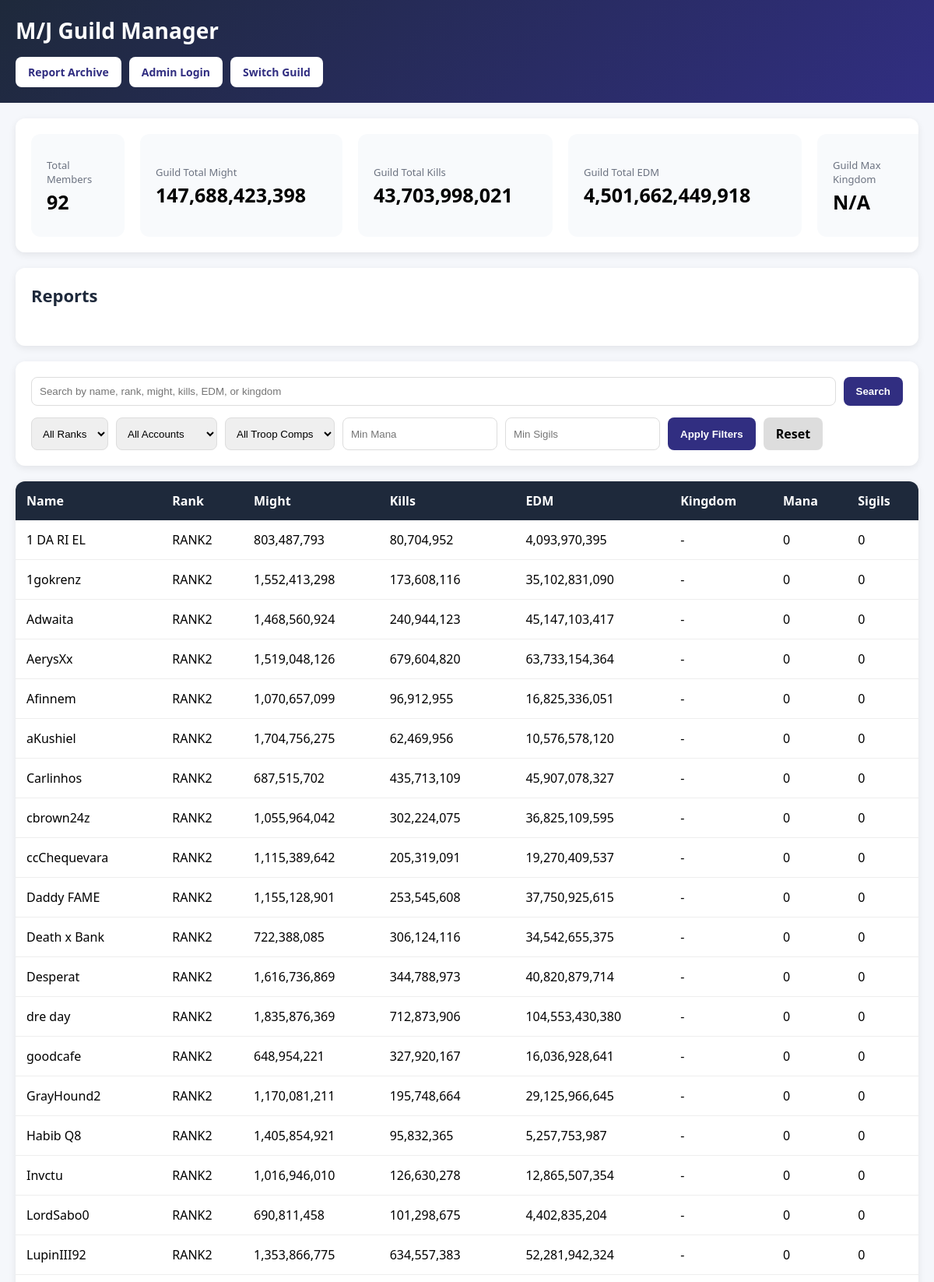
The app's page /?sort_by=rank&sort_dir=asc (signed in, upper part) with its own data.
### tables this page shows
CREATE TABLE members (
            id INTEGER PRIMARY KEY AUTOINCREMENT,
            igg_id TEXT UNIQUE,
            name TEXT,
            might INTEGER,
            kills INTEGER,
            edm INTEGER
        , rank TEXT, created_at TEXT, updated_at TEXT, comments TEXT, mana INTEGER DEFAULT 0, sigils INTEGER DEFAULT 0, guild_id INTEGER, kingdom_limit INTEGER DEFAULT 0, alt_account INTEGER DEFAULT 0, troop_comp TEXT DEFAULT 'N/A', communication_method TEXT DEFAULT 'N/A', whatsapp_number TEXT DEFAULT '', discord_username TEXT DEFAULT '', watchlist_flag INTEGER DEFAULT 0);

### main.py (the view)
@app.get("/", response_class=HTMLResponse)
def landing_or_dashboard(
    request: Request,
    search: str = Query(default=""),
    sort_by: str = Query(default="might"),
    sort_dir: str = Query(default="desc"),
    rank_filter: str = Query(default=""),
    alt_filter: str = Query(default=""),
    troop_comp_filter: str = Query(default=""),
    min_mana: str = Query(default=""),
    min_sigils: str = Query(default=""),
    watchlist_only: str = Query(default="")
):
    if not current_guild_id(request):
        return templates.TemplateResponse(request, "landing.html", {})
    return dashboard_view(request, search, sort_by, sort_dir, rank_filter, alt_filter, troop_comp_filter, min_mana, min_sigils, watchlist_only)

### templates/dashboard.html (shortened to what this page needs)
<!DOCTYPE html>
<html>
<head>
</head>
<body>
<div class="topbar">
    <h1>{{ guild_tag }} Guild Manager</h1>
    <div class="top-actions">
        {% if is_admin %}
            <a href="/import" class="btn">Import</a>
            <a href="/pending-members" class="btn">Pending Members</a>
            <a href="/snapshots/create" class="btn">Manual Snapshot</a>
            <a href="/backup" class="btn">Backup / Restore</a>
            <a href="/reports/archive" class="btn">Report Archive</a>
            <a href="/admin/delete-all" class="btn btn-danger">Delete All Players</a>
            <a href="/admin/logout" class="btn">Admin Logout</a>
            <a href="/guild/logout" class="btn">Switch Guild</a>
        {% else %}
            <a href="/reports/archive" class="btn">Report Archive</a>
            <a href="/admin/login" class="btn">Admin Login</a>
            <a href="/guild/logout" class="btn">Switch Guild</a>
        {% endif %}
    </div>
</div>
<div class="container">
    <div class="stats-box">
        <div class="stat-card">
            <div class="stat-title">Total Members</div>
            <div class="stat-value">{{ members|length }}</div>
        </div>
        <div class="stat-card">
            <div class="stat-title">Guild Total Might</div>
            <div class="stat-value">{{ "{:,}".format(members | sum(attribute='might')) }}</div>
        </div>
        <div class="stat-card">
            <div class="stat-title">Guild Total Kills</div>
            <div class="stat-value">{{ "{:,}".format(members | sum(attribute='kills')) }}</div>
        </div>
        <div class="stat-card">
            <div class="stat-title">Guild Total EDM</div>
            <div class="stat-value">{{ "{:,}".format(members | sum(attribute='edm')) }}</div>
        </div>
        <div class="stat-card">
            <div class="stat-title">Guild Max Kingdom</div>
            <div class="stat-value">
                {% if guild_max_kingdom %}
                    K{{ guild_max_kingdom }}
                {% else %}
                    N/A
                {% endif %}
            </div>
        </div>
    </div>
    <div class="report-section">
        <h2>Reports</h2>
    </div>
    <div class="search-box">
        <form method="GET">
            <div class="search-row">
                <input
                    type="text"
                    name="search"
                    value="{{ search }}"
                    placeholder="Search by name, rank, might, kills, EDM, or kingdom"
                >
                <button class="search-btn" type="submit">Search</button>
            </div>
            <div class="filter-row">
                <select name="rank_filter">
                    <option value="">All Ranks</option>
                </select>
                <select name="alt_filter">
                    <option value="">All Accounts</option>
                </select>
                <select name="troop_comp_filter">
                    <option value="">All Troop Comps</option>
                </select>
                <input type="number" name="min_mana" value="{{ min_mana }}" placeholder="Min Mana">
                <input type="number" name="min_sigils" value="{{ min_sigils }}" placeholder="Min Sigils">
                <button class="search-btn" type="submit">Apply Filters</button>
                <a href="/" class="reset-btn">Reset</a>
            </div>
        </form>
    </div>
    <table>
        <thead>
            <tr>
                <th>
                    <a href="/?sort_by=name&sort_dir={% if sort_by == 'name' and sort_dir == 'asc' %}desc{% else %}asc{% endif %}">
                        Name
                    </a>
                </th>
                <th>
                    <a href="/?sort_by=rank&sort_dir={% if sort_by == 'rank' and sort_dir == 'asc' %}desc{% else %}asc{% endif %}">
                        Rank
                    </a>
                </th>
                <th>
                    <a href="/?sort_by=might&sort_dir={% if sort_by == 'might' and sort_dir == 'asc' %}desc{% else %}asc{% endif %}">
                        Might
                    </a>
                </th>
                <th>
                    <a href="/?sort_by=kills&sort_dir={% if sort_by == 'kills' and sort_dir == 'asc' %}desc{% else %}asc{% endif %}">
                        Kills
                    </a>
                </th>
                <th>
                    <a href="/?sort_by=edm&sort_dir={% if sort_by == 'edm' and sort_dir == 'asc' %}desc{% else %}asc{% endif %}">
                        EDM
                    </a>
                </th>
                <th>
                    <a href="/?sort_by=kingdom&sort_dir={% if sort_by == 'kingdom' and sort_dir == 'asc' %}desc{% else %}asc{% endif %}">
                        Kingdom
                    </a>
                </th>
                <th>
                    <a href="/?sort_by=mana&sort_dir={% if sort_by == 'mana' and sort_dir == 'asc' %}desc{% else %}asc{% endif %}">
                        Mana
                    </a>
                </th>
                <th>
                    <a href="/?sort_by=sigils&sort_dir={% if sort_by == 'sigils' and sort_dir == 'asc' %}desc{% else %}asc{% endif %}">
                        Sigils
                    </a>
                </th>
            </tr>
        </thead>
        <tbody>
            {% for member in members %}
            <tr class="clickable-row" onclick="window.location='/member/{{ member.igg_id }}'">
                <td>
                    {{ member.name }}
                </td>
                <td>{{ member.rank }}</td>
                <td>{{ "{:,}".format(member.might or 0) }}</td>
                <td>{{ "{:,}".format(member.kills or 0) }}</td>
                <td>{{ "{:,}".format(member.edm or 0) }}</td>
                <td>
                    {% if member.kingdom_limit %}
                        K{{ member.kingdom_limit }}
                    {% else %}
                        -
                    {% endif %}
                </td>
                <td>{{ member.mana }}</td>
                <td>{{ member.sigils }}</td>
            </tr>
            {% endfor %}
        </tbody>
    </table>
</div>
</body>
</html>

### templates/dashboard.html (style rules this page uses)
body { font-family: Segoe UI, sans-serif; background: #f5f7fb; margin: 0; padding: 0; }
.topbar { background: linear-gradient(135deg, #1e293b, #312e81); color: white; padding: 20px; }
.topbar h1 { margin: 0; font-size: 28px; }
.top-actions { margin-top: 15px; display: flex; flex-wrap: wrap; gap: 10px; }
.btn { background: white; color: #312e81; padding: 10px 16px; border-radius: 8px; text-decoration: none; font-weight: bold; font-size: 14px; }
.container { padding: 20px; }
.stats-box, .report-section, .search-box, .watchlist-box, .insights-box, .recommend-box { background: white; padding: 20px; border-radius: 12px; margin-bottom: 20px; box-shadow: 0px 3px 10px rgba(0,0,0,0.08); }
.stats-box { display: grid; grid-template-columns: minmax(120px, 0.7fr) minmax(260px, 1.4fr) minmax(250px, 1.35fr) minmax(300px, 1.6fr) minmax(150px, 0.8fr) minmax(120px, 0.7fr) minmax(120px, 0.7fr); gap: 20px; overflow-x: auto; }
.stat-card { background: #f8fafc; padding: 16px 20px; border-radius: 12px; min-height: 100px; display: flex; flex-direction: column; justify-content: center; }
.stat-title { color: #6b7280; font-size: 13px; margin-bottom: 6px; }
.stat-value { font-size: 25px; font-weight: bold; line-height: 1.15; white-space: nowrap; }
.report-section h2, .watchlist-box h2, .insights-box h2, .recommend-box h2 { margin-top: 0; margin-bottom: 15px; font-size: 22px; color: #1e293b; }
.search-row { display: flex; gap: 10px; flex-wrap: wrap; margin-bottom: 15px; }
.search-row input, .filter-row input, .filter-row select { padding: 10px; border: 1px solid #ddd; border-radius: 8px; }
.search-row input { flex: 1; min-width: 220px; }
.filter-row { display: flex; gap: 10px; flex-wrap: wrap; }
.search-btn { background: #312e81; color: white; border: none; padding: 10px 16px; border-radius: 8px; cursor: pointer; font-weight: bold; }
.reset-btn { background: #ddd; color: black; text-decoration: none; padding: 10px 16px; border-radius: 8px; font-weight: bold; }
table { width: 100%; border-collapse: collapse; background: white; border-radius: 12px; overflow: hidden; box-shadow: 0px 3px 10px rgba(0,0,0,0.08); }
th { background: #1e293b; color: white; padding: 14px; text-align: left; }
th a { color: white; text-decoration: none; }
td { padding: 14px; border-bottom: 1px solid #eee; }
tr.clickable-row { cursor: pointer; }

### records on screen
members: name "1 DA RI EL", rank "RANK2", might "803,487,793", kills "80,704,952", edm "4,093,970,395", mana "0", sigils "0"
members: name "1gokrenz", rank "RANK2", might "1,552,413,298", kills "173,608,116", edm "35,102,831,090", mana "0", sigils "0"
members: name "Adwaita", rank "RANK2", might "1,468,560,924", kills "240,944,123", edm "45,147,103,417", mana "0", sigils "0"
members: name "AerysXx", rank "RANK2", might "1,519,048,126", kills "679,604,820", edm "63,733,154,364", mana "0", sigils "0"
members: name "Afinnem", rank "RANK2", might "1,070,657,099", kills "96,912,955", edm "16,825,336,051", mana "0", sigils "0"
members: name "aKushiel", rank "RANK2", might "1,704,756,275", kills "62,469,956", edm "10,576,578,120", mana "0", sigils "0"
members: name "Carlinhos", rank "RANK2", might "687,515,702", kills "435,713,109", edm "45,907,078,327", mana "0", sigils "0"
members: name "cbrown24z", rank "RANK2", might "1,055,964,042", kills "302,224,075", edm "36,825,109,595", mana "0", sigils "0"
members: name "ccChequevara", rank "RANK2", might "1,115,389,642", kills "205,319,091", edm "19,270,409,537", mana "0", sigils "0"
members: name "Daddy FAME", rank "RANK2", might "1,155,128,901", kills "253,545,608", edm "37,750,925,615", mana "0", sigils "0"
members: name "Death x Bank", rank "RANK2", might "722,388,085", kills "306,124,116", edm "34,542,655,375", mana "0", sigils "0"
members: name "Desperat", rank "RANK2", might "1,616,736,869", kills "344,788,973", edm "40,820,879,714", mana "0", sigils "0"
members: name "dre day", rank "RANK2", might "1,835,876,369", kills "712,873,906", edm "104,553,430,380", mana "0", sigils "0"
members: name "goodcafe", rank "RANK2", might "648,954,221", kills "327,920,167", edm "16,036,928,641", mana "0", sigils "0"
members: name "GrayHound2", rank "RANK2", might "1,170,081,211", kills "195,748,664", edm "29,125,966,645", mana "0", sigils "0"
members: name "Habib Q8", rank "RANK2", might "1,405,854,921", kills "95,832,365", edm "5,257,753,987", mana "0", sigils "0"
members: name "Invctu", rank "RANK2", might "1,016,946,010", kills "126,630,278", edm "12,865,507,354", mana "0", sigils "0"
members: name "LordSabo0", rank "RANK2", might "690,811,458", kills "101,298,675", edm "4,402,835,204", mana "0", sigils "0"
members: name "LupinIII92", rank "RANK2", might "1,353,866,775", kills "634,557,383", edm "52,281,942,324", mana "0", sigils "0"

### other values on screen
{{ guild_tag }} "M/J"
{{ members|length }} "92"
{{ "{:,}".format(members | sum(attribute='might')) }} "147,688,423,398"
{{ "{:,}".format(members | sum(attribute='kills')) }} "43,703,998,021"
{{ "{:,}".format(members | sum(attribute='edm')) }} "4,501,662,449,918"
